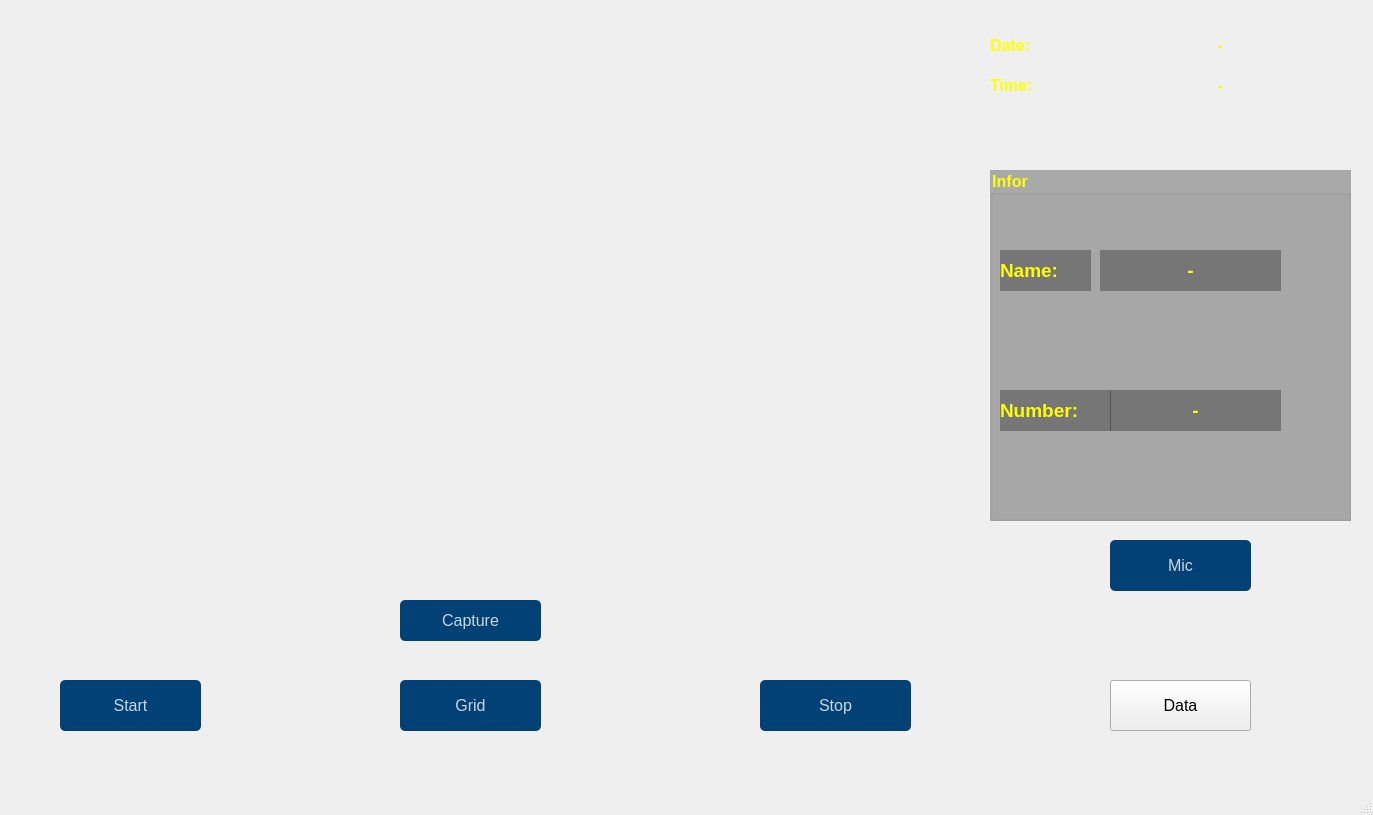
<?xml version="1.0" encoding="UTF-8"?>
<ui version="4.0">
 <class>MainWindow</class>
 <widget class="QMainWindow" name="MainWindow">
  <property name="geometry">
   <rect>
    <x>0</x>
    <y>0</y>
    <width>1373</width>
    <height>815</height>
   </rect>
  </property>
  <property name="windowTitle">
   <string>MainWindow</string>
  </property>
  <property name="styleSheet">
   <string notr="true"/>
  </property>
  <widget class="QWidget" name="centralwidget">
   <widget class="QLabel" name="label">
    <property name="geometry">
     <rect>
      <x>-4</x>
      <y>2</y>
      <width>1391</width>
      <height>811</height>
     </rect>
    </property>
    <property name="styleSheet">
     <string notr="true">border-image: url(:/newPrefix/1614776.jpg);</string>
    </property>
    <property name="text">
     <string/>
    </property>
   </widget>
   <widget class="QLabel" name="label_2">
    <property name="geometry">
     <rect>
      <x>20</x>
      <y>20</y>
      <width>931</width>
      <height>561</height>
     </rect>
    </property>
    <property name="styleSheet">
     <string notr="true">border-image: url(:/newPrefix/9.jpg);</string>
    </property>
    <property name="text">
     <string/>
    </property>
   </widget>
   <widget class="QPushButton" name="bt_camera">
    <property name="geometry">
     <rect>
      <x>400</x>
      <y>600</y>
      <width>141</width>
      <height>41</height>
     </rect>
    </property>
    <property name="font">
     <font>
      <pointsize>12</pointsize>
     </font>
    </property>
    <property name="styleSheet">
     <string notr="true">QPushButton#bt_camera{
background-color:rgba(2,65,118,255);
color:rgba(255,255,255,200);
border-radius:5px;
}
QPushButton#bt_camera:pressed{
padding-left:5px;
padding-top:5px;
background-color:rgba(2,65,118,100);
background-position:calc(100%-10px)center;
}
QPushButton#bt_camera:hover{
background-color:rgba(2,65,118,200);
}
</string>
    </property>
    <property name="text">
     <string>Capture</string>
    </property>
   </widget>
   <widget class="QPushButton" name="bt_start">
    <property name="geometry">
     <rect>
      <x>60</x>
      <y>680</y>
      <width>141</width>
      <height>51</height>
     </rect>
    </property>
    <property name="font">
     <font>
      <pointsize>12</pointsize>
     </font>
    </property>
    <property name="styleSheet">
     <string notr="true">QPushButton#bt_start{
background-color:rgba(2,65,118,255);
color:rgba(255,255,255,200);
border-radius:5px;
}
QPushButton#bt_start:pressed{
padding-left:5px;
padding-top:5px;
background-color:rgba(2,65,118,100);
background-position:calc(100%-10px)center;
}
QPushButton#bt_start:hover{
background-color:rgba(2,65,118,200);
}
</string>
    </property>
    <property name="text">
     <string>Start</string>
    </property>
   </widget>
   <widget class="QPushButton" name="bt_stop">
    <property name="geometry">
     <rect>
      <x>760</x>
      <y>680</y>
      <width>151</width>
      <height>51</height>
     </rect>
    </property>
    <property name="font">
     <font>
      <pointsize>12</pointsize>
     </font>
    </property>
    <property name="styleSheet">
     <string notr="true">QPushButton#bt_stop{
background-color:rgba(2,65,118,255);
color:rgba(255,255,255,200);
border-radius:5px;
}
QPushButton#bt_stop:pressed{
padding-left:5px;
padding-top:5px;
background-color:rgba(2,65,118,100);
background-position:calc(100%-10px)center;
}
QPushButton#bt_stop:hover{
background-color:rgba(2,65,118,200);
}
</string>
    </property>
    <property name="text">
     <string>Stop</string>
    </property>
   </widget>
   <widget class="QLabel" name="label_date">
    <property name="geometry">
     <rect>
      <x>990</x>
      <y>30</y>
      <width>51</width>
      <height>31</height>
     </rect>
    </property>
    <property name="font">
     <font>
      <pointsize>12</pointsize>
      <weight>75</weight>
      <bold>true</bold>
     </font>
    </property>
    <property name="styleSheet">
     <string notr="true">color: rgb(255, 255, 0);</string>
    </property>
    <property name="text">
     <string>Date:</string>
    </property>
   </widget>
   <widget class="QLabel" name="label_time">
    <property name="geometry">
     <rect>
      <x>990</x>
      <y>70</y>
      <width>71</width>
      <height>31</height>
     </rect>
    </property>
    <property name="font">
     <font>
      <pointsize>12</pointsize>
      <weight>75</weight>
      <bold>true</bold>
     </font>
    </property>
    <property name="styleSheet">
     <string notr="true">color: rgb(255, 255, 0);</string>
    </property>
    <property name="text">
     <string>Time:</string>
    </property>
   </widget>
   <widget class="QLabel" name="label_date1">
    <property name="geometry">
     <rect>
      <x>1160</x>
      <y>30</y>
      <width>121</width>
      <height>31</height>
     </rect>
    </property>
    <property name="font">
     <font>
      <pointsize>12</pointsize>
      <weight>75</weight>
      <bold>true</bold>
     </font>
    </property>
    <property name="styleSheet">
     <string notr="true">color: rgb(255, 255, 0);</string>
    </property>
    <property name="text">
     <string>-</string>
    </property>
    <property name="alignment">
     <set>Qt::AlignCenter</set>
    </property>
   </widget>
   <widget class="QLabel" name="label_time_1">
    <property name="geometry">
     <rect>
      <x>1160</x>
      <y>70</y>
      <width>121</width>
      <height>31</height>
     </rect>
    </property>
    <property name="font">
     <font>
      <pointsize>12</pointsize>
      <weight>75</weight>
      <bold>true</bold>
     </font>
    </property>
    <property name="styleSheet">
     <string notr="true">color: rgb(255, 255, 0);</string>
    </property>
    <property name="text">
     <string>-</string>
    </property>
    <property name="alignment">
     <set>Qt::AlignCenter</set>
    </property>
   </widget>
   <widget class="QGroupBox" name="groupBox">
    <property name="geometry">
     <rect>
      <x>990</x>
      <y>170</y>
      <width>361</width>
      <height>351</height>
     </rect>
    </property>
    <property name="font">
     <font>
      <pointsize>12</pointsize>
      <weight>75</weight>
      <bold>true</bold>
     </font>
    </property>
    <property name="styleSheet">
     <string notr="true">color: rgb(255, 255, 0);
background-color:rgba(0,0,0,75);</string>
    </property>
    <property name="title">
     <string>Infor</string>
    </property>
    <widget class="QLabel" name="label_3">
     <property name="geometry">
      <rect>
       <x>10</x>
       <y>80</y>
       <width>91</width>
       <height>41</height>
      </rect>
     </property>
     <property name="font">
      <font>
       <pointsize>14</pointsize>
       <weight>75</weight>
       <bold>true</bold>
      </font>
     </property>
     <property name="text">
      <string>Name:</string>
     </property>
    </widget>
    <widget class="QLabel" name="label_4">
     <property name="geometry">
      <rect>
       <x>110</x>
       <y>80</y>
       <width>181</width>
       <height>41</height>
      </rect>
     </property>
     <property name="font">
      <font>
       <pointsize>14</pointsize>
       <weight>75</weight>
       <bold>true</bold>
      </font>
     </property>
     <property name="text">
      <string>-</string>
     </property>
     <property name="alignment">
      <set>Qt::AlignCenter</set>
     </property>
    </widget>
    <widget class="QLabel" name="label_5">
     <property name="geometry">
      <rect>
       <x>120</x>
       <y>220</y>
       <width>171</width>
       <height>41</height>
      </rect>
     </property>
     <property name="font">
      <font>
       <pointsize>14</pointsize>
       <weight>75</weight>
       <bold>true</bold>
      </font>
     </property>
     <property name="text">
      <string>-</string>
     </property>
     <property name="alignment">
      <set>Qt::AlignCenter</set>
     </property>
    </widget>
    <widget class="QLabel" name="label_6">
     <property name="geometry">
      <rect>
       <x>10</x>
       <y>220</y>
       <width>111</width>
       <height>41</height>
      </rect>
     </property>
     <property name="font">
      <font>
       <pointsize>14</pointsize>
       <weight>75</weight>
       <bold>true</bold>
      </font>
     </property>
     <property name="text">
      <string>Number:</string>
     </property>
    </widget>
   </widget>
   <widget class="QPushButton" name="bt_grid">
    <property name="geometry">
     <rect>
      <x>400</x>
      <y>680</y>
      <width>141</width>
      <height>51</height>
     </rect>
    </property>
    <property name="font">
     <font>
      <pointsize>12</pointsize>
     </font>
    </property>
    <property name="styleSheet">
     <string notr="true">QPushButton#bt_grid{
background-color:rgba(2,65,118,255);
color:rgba(255,255,255,200);
border-radius:5px;
}
QPushButton#bt_grid:pressed{
padding-left:5px;
padding-top:5px;
background-color:rgba(2,65,118,100);
background-position:calc(100%-10px)center;
}
QPushButton#bt_grid:hover{
background-color:rgba(2,65,118,200);
}
</string>
    </property>
    <property name="text">
     <string>Grid</string>
    </property>
   </widget>
   <widget class="QPushButton" name="bt_mic">
    <property name="geometry">
     <rect>
      <x>1110</x>
      <y>540</y>
      <width>141</width>
      <height>51</height>
     </rect>
    </property>
    <property name="font">
     <font>
      <pointsize>12</pointsize>
     </font>
    </property>
    <property name="styleSheet">
     <string notr="true">QPushButton#bt_mic{
background-color:rgba(2,65,118,255);
color:rgba(255,255,255,200);
border-radius:5px;
}
QPushButton#bt_mic:pressed{
padding-left:5px;
padding-top:5px;
background-color:rgba(2,65,118,100);
background-position:calc(100%-10px)center;
}
QPushButton#bt_mic:hover{
background-color:rgba(2,65,118,200);
}
</string>
    </property>
    <property name="text">
     <string>Mic</string>
    </property>
   </widget>
   <widget class="QPushButton" name="bt_data">
    <property name="geometry">
     <rect>
      <x>1110</x>
      <y>680</y>
      <width>141</width>
      <height>51</height>
     </rect>
    </property>
    <property name="font">
     <font>
      <pointsize>12</pointsize>
     </font>
    </property>
    <property name="styleSheet">
     <string notr="true">QPushButton#bt_data{
background-color:rgba(2,65,118,255);
color:rgba(255,255,255,200);
border-radius:5px;
}
QPushButton#bt_data:pressed{
padding-left:5px;
padding-top:5px;
background-color:rgba(2,65,118,100);
background-position:calc(100%-10px)center;
}
QPushButton#bt_data:hover{
background-color:rgba(2,65,118,200);
}
</string>
    </property>
    <property name="text">
     <string>Data</string>
    </property>
   </widget>
  </widget>
  <widget class="QMenuBar" name="menubar">
   <property name="geometry">
    <rect>
     <x>0</x>
     <y>0</y>
     <width>1373</width>
     <height>26</height>
    </rect>
   </property>
  </widget>
  <widget class="QStatusBar" name="statusbar"/>
 </widget>
 <resources>
  <include location="../sunap/res.qrc"/>
  <include location="res.qrc"/>
 </resources>
 <connections/>
</ui>
